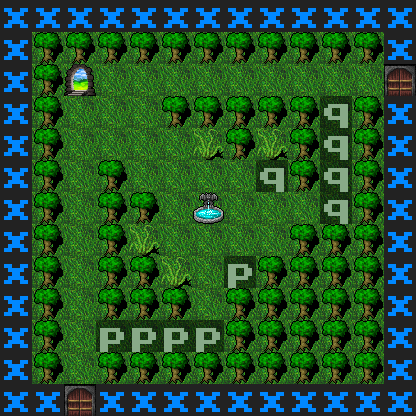

Below is a game level as drawn by its tile map, then a one-line description and the .tmx file that defines it, in full:
An orthogonal 13x13 tile map with 32x32 px tiles, 3 tile layers (Tile Layer, Feature Layer, Tag Layer), 2 tilesets.

<map version="2017.05.26" orientation="orthogonal" renderorder="right-down" width="13" height="13" tilewidth="32" tileheight="32" backgroundcolor="#000000" nextobjectid="1">
 <properties>
  <property name="code">SHUFFLE:    pq
SUBST:      p = .D, q : .</property>
  <property name="orient" value="float" />
  <property name="tags" value="arrival no_monster_gen" />
 </properties>
 <tileset firstgid="1" source="../tilesets/features.tsx" />
 <tileset firstgid="205" source="../tilesets/basic.tsx" />
 <layer name="Tile Layer" width="13" height="13">
  <data encoding="csv">
206,206,206,206,206,206,206,206,206,206,206,206,206,
206,229,229,229,229,229,229,229,229,229,229,229,206,
206,229,229,229,229,229,229,229,229,229,229,229,121,
206,229,229,229,229,229,229,229,229,229,229,229,206,
206,229,229,229,229,229,229,229,229,229,229,229,206,
206,229,229,229,229,229,229,229,229,229,229,229,206,
206,229,229,229,229,229,229,229,229,229,229,229,206,
206,229,229,229,229,229,229,229,229,229,229,229,206,
206,229,229,229,229,229,229,229,229,229,229,229,206,
206,229,229,229,229,229,229,229,229,229,229,229,206,
206,229,229,229,229,229,229,229,229,229,229,229,206,
206,229,229,229,229,229,229,229,229,229,229,229,206,
206,206,121,206,206,206,206,206,206,206,206,206,206
</data>
 </layer>
 <layer name="Feature Layer" width="13" height="13">
  <data encoding="csv">
0,0,0,0,0,0,0,0,0,0,0,0,0,
0,114,114,114,114,114,114,114,114,114,114,114,0,
0,114,9,0,0,0,0,0,0,0,0,0,0,
0,114,0,0,0,114,114,114,114,114,159,114,0,
0,114,0,0,0,0,139,114,139,114,159,114,0,
0,114,0,114,0,0,0,0,159,114,159,114,0,
0,114,0,114,114,0,109,0,0,0,159,114,0,
0,114,0,114,139,0,0,0,0,114,114,114,0,
0,114,0,114,114,139,0,158,114,114,114,114,0,
0,114,0,114,114,114,0,114,114,114,114,114,0,
0,114,0,158,158,158,158,114,114,114,114,114,0,
0,114,0,114,114,114,114,114,114,114,114,114,0,
0,0,0,0,0,0,0,0,0,0,0,0,0
</data>
 </layer>
 <layer name="Tag Layer" width="13" height="13">
  <data encoding="csv">
0,0,0,0,0,0,0,0,0,0,0,0,0,
0,0,0,0,0,0,0,0,0,0,0,0,0,
0,0,0,0,0,0,0,0,0,0,0,0,0,
0,0,0,0,0,0,0,0,0,0,0,0,0,
0,0,0,0,0,0,0,0,0,0,0,0,0,
0,0,0,0,0,0,0,0,0,0,0,0,0,
0,0,0,0,0,0,0,0,0,0,0,0,0,
0,0,0,0,0,0,0,0,0,0,0,0,0,
0,0,0,0,0,0,0,0,0,0,0,0,0,
0,0,0,0,0,0,0,0,0,0,0,0,0,
0,0,0,0,0,0,0,0,0,0,0,0,0,
0,0,0,0,0,0,0,0,0,0,0,0,0,
0,0,0,0,0,0,0,0,0,0,0,0,0
</data>
 </layer>
 <objectgroup name="Scripting Layer" />
</map>
